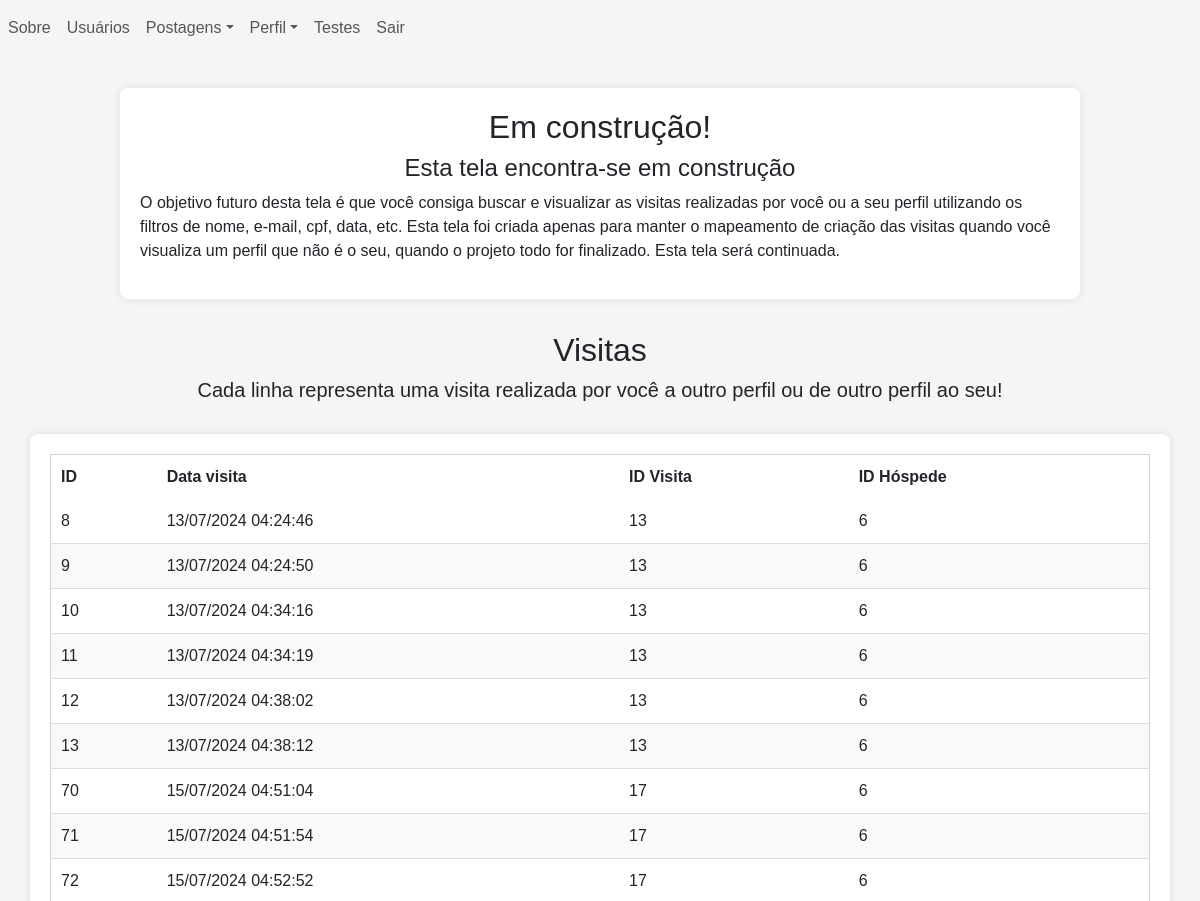
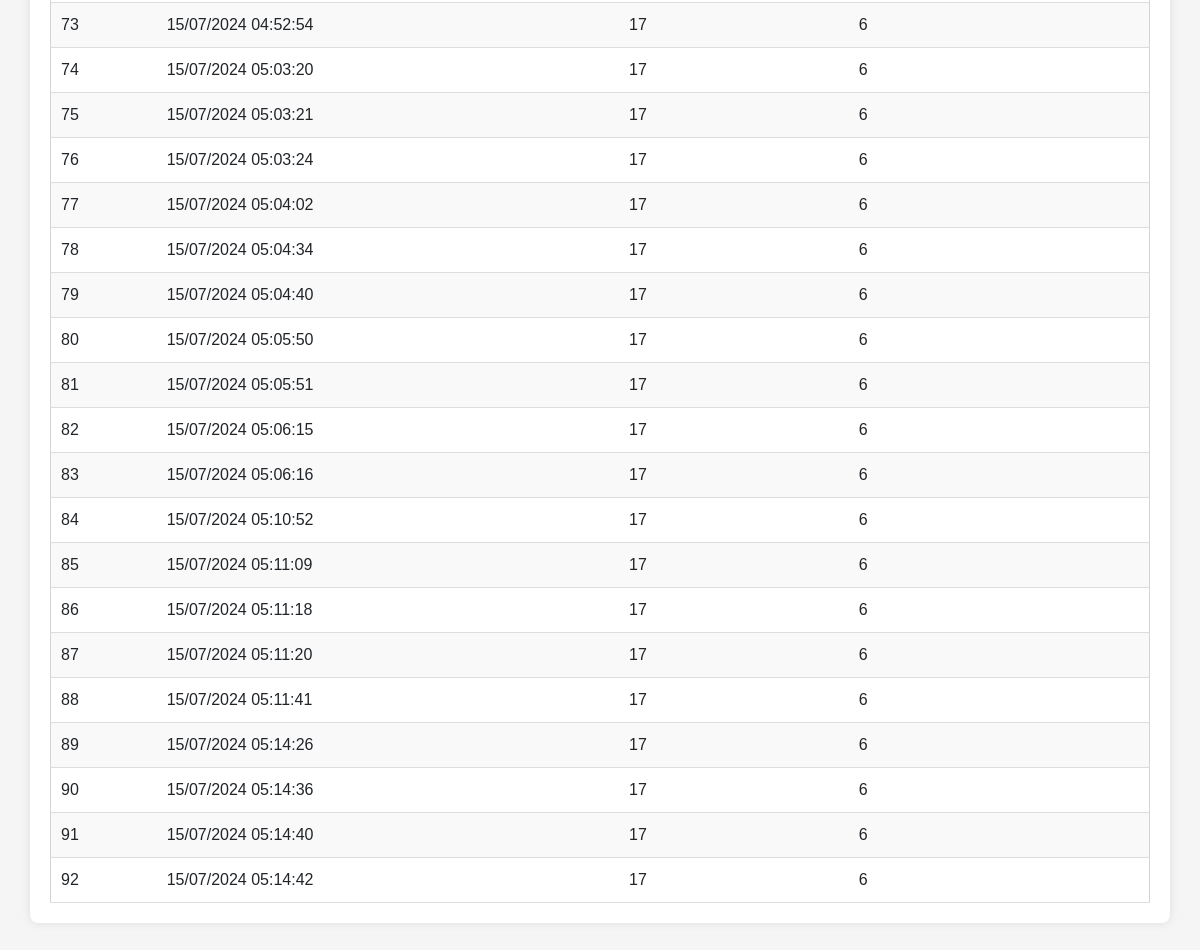
Screenshot of /users/visits.php (signed in) with the database file from the repository (2 pictures, top to bottom).
### tables this page shows
CREATE TABLE users_visits (
    id INTEGER PRIMARY KEY AUTOINCREMENT,
    id_host INTEGER,
    id_guest INTEGER,
    created_at TIMESTAMP DEFAULT CURRENT_TIMESTAMP,
    FOREIGN KEY (id_host) REFERENCES users(id),
    FOREIGN KEY (id_guest) REFERENCES users(id)
);

### src/back/config.php (called while the page is built, shortened)
<?php
    function format_date($date_string){
        return $date_string != null ? date('d/m/Y H:i:s',strtotime($date_string)) : "";
    }
?>

### users/visits.php (the view)
<?php
    require "../src/back/config.php";
?>
<!DOCTYPE html>
<html lang="en">
    <head>
        <?php require SRC_URL."front/head.php" ?>
    </head>
    <body>
        <?php require SRC_URL."front/navbar.php" ?>
        <article class = " container">
            <div class = "text-center">
                <h2>Em construção!</h2>
                <h4>Esta tela encontra-se em construção</h4>
            </div>
            <p class = "text-justify">
                O objetivo futuro desta tela é que você consiga buscar e visualizar as visitas realizadas por você ou a seu perfil utilizando os filtros de nome, e-mail, cpf, data, etc. Esta tela foi criada apenas para manter o mapeamento de criação das visitas quando você visualiza um perfil que não é o seu, quando o projeto todo for finalizado. Esta tela será continuada.
            </p>
        </article>
        <div class = "text-center">
            <h2>Visitas</h2>
            <h5>Cada linha representa uma visita realizada por você a outro perfil ou de outro perfil ao seu!</h5>
        </div>
        <section class = "table-container">
            <table>
                <thead>
                    <th scope="col">ID</th>
                    <th scope="col">Data visita</th>
                    <th scope="col">ID Visita</th>
                    <th scope="col">ID Hóspede</th>
                </thead>
                <tbody>
                    <?php
                        $db = db_conn();
                        $query = $db->query("SELECT * FROM users_visits WHERE id_guest = ".$_SESSION['user']['id']." OR id_host = ".$_SESSION['user']['id']);
                        $visits = [];
                        while ($row = $query->fetchArray(SQLITE3_ASSOC)) {
                            $visits[] = $row;
                        }
                        foreach ($visits as $visit) {
                            echo "<tr scope = 'row'>";
                            echo "<td>".$visit['id']."</td>";
                            echo "<td>".format_date($visit['created_at'])."</td>";
                            echo "<td>".$visit['id_guest']."</td>";
                            echo "<td>".$visit['id_host']."</td>";
                            echo "</tr>";
                        }
                    ?>
                </tbody>
            </table>
        </section>
    </body>
</html>

### main/index.css (style rules this page uses)
body { font-family: Arial, sans-serif; background-color: #f5f5f5; margin: 0; }
.table-container, .container { margin: 2rem auto; padding: 20px; background-color: #fff; box-shadow: 0 0 10px rgba(0, 0, 0, 0.1); border-radius: 8px; }
.table-container { max-width: 95%; overflow: auto; }
.container { max-width: 80%; }
table { border: solid 1px lightgrey; width: 100%; margin: 0 auto; border-collapse: collapse; word-wrap: unset; }
table th { padding: 10px; }
table td { padding: 10px; border-bottom: 1px solid #ddd; white-space: nowrap; }
table tr:nth-child(even) { background-color: #f9f9f9; }

### rows the page displays
users_visits: id "8", created_at "13/07/2024 04:24:46", id_guest "13", id_host "6"
users_visits: id "9", created_at "13/07/2024 04:24:50", id_guest "13", id_host "6"
users_visits: id "10", created_at "13/07/2024 04:34:16", id_guest "13", id_host "6"
users_visits: id "11", created_at "13/07/2024 04:34:19", id_guest "13", id_host "6"
users_visits: id "12", created_at "13/07/2024 04:38:02", id_guest "13", id_host "6"
users_visits: id "13", created_at "13/07/2024 04:38:12", id_guest "13", id_host "6"
users_visits: id "70", created_at "15/07/2024 04:51:04", id_guest "17", id_host "6"
users_visits: id "71", created_at "15/07/2024 04:51:54", id_guest "17", id_host "6"
users_visits: id "72", created_at "15/07/2024 04:52:52", id_guest "17", id_host "6"
users_visits: id "73", created_at "15/07/2024 04:52:54", id_guest "17", id_host "6"
users_visits: id "74", created_at "15/07/2024 05:03:20", id_guest "17", id_host "6"
users_visits: id "75", created_at "15/07/2024 05:03:21", id_guest "17", id_host "6"
users_visits: id "76", created_at "15/07/2024 05:03:24", id_guest "17", id_host "6"
users_visits: id "77", created_at "15/07/2024 05:04:02", id_guest "17", id_host "6"
users_visits: id "78", created_at "15/07/2024 05:04:34", id_guest "17", id_host "6"
users_visits: id "79", created_at "15/07/2024 05:04:40", id_guest "17", id_host "6"
users_visits: id "80", created_at "15/07/2024 05:05:50", id_guest "17", id_host "6"
users_visits: id "81", created_at "15/07/2024 05:05:51", id_guest "17", id_host "6"
users_visits: id "82", created_at "15/07/2024 05:06:15", id_guest "17", id_host "6"
users_visits: id "83", created_at "15/07/2024 05:06:16", id_guest "17", id_host "6"
users_visits: id "84", created_at "15/07/2024 05:10:52", id_guest "17", id_host "6"
users_visits: id "85", created_at "15/07/2024 05:11:09", id_guest "17", id_host "6"
users_visits: id "86", created_at "15/07/2024 05:11:18", id_guest "17", id_host "6"
users_visits: id "87", created_at "15/07/2024 05:11:20", id_guest "17", id_host "6"
users_visits: id "88", created_at "15/07/2024 05:11:41", id_guest "17", id_host "6"
users_visits: id "89", created_at "15/07/2024 05:14:26", id_guest "17", id_host "6"
users_visits: id "90", created_at "15/07/2024 05:14:36", id_guest "17", id_host "6"
users_visits: id "91", created_at "15/07/2024 05:14:40", id_guest "17", id_host "6"
users_visits: id "92", created_at "15/07/2024 05:14:42", id_guest "17", id_host "6"

### other values shown
$text "Sobre Usuários Testes Sair"
$text "Postagens Perfil"
